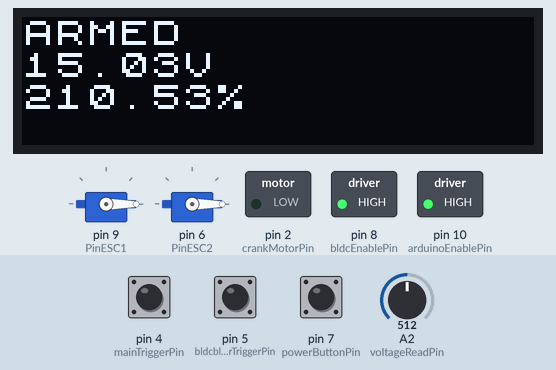
Recording of a sketch running on a simulated Arduino Uno, built with avr-gcc and run on an emulated ATmega328P. On the bench: 128×32 one-colour display, 2 × servo, switched loads named in the sketch (green lamp = pin HIGH). The test bench sets the inputs (shaded band); at power-on: A2 (voltageReadPin) = 512, pin 7 (powerButtonPin) HIGH, pin 4 (mainTriggerPin) HIGH, pin 5 (bldcbldcMotorTriggerPin) HIGH.

Above: at 2.3 s.
2.4 s: A2 (voltageReadPin) set to 369
At 3.3 s:
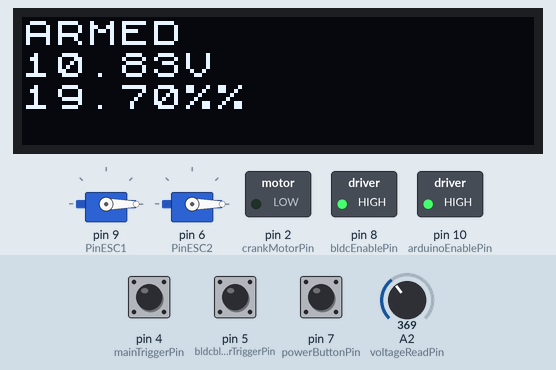
3.9 s: A2 (voltageReadPin) set to 340
At 4.9 s:
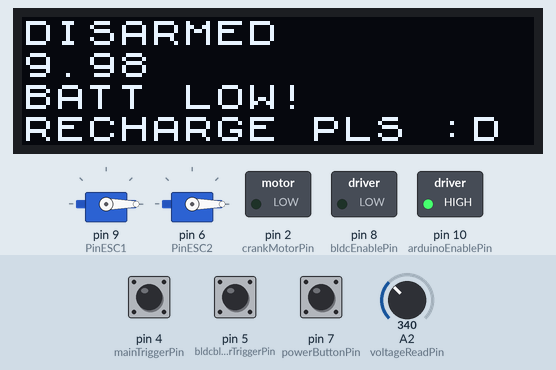
5.6 s: A2 (voltageReadPin) set to 511
8.6 s: pin 7 (powerButtonPin) pulled LOW for 3.2 s
At 12.6 s:
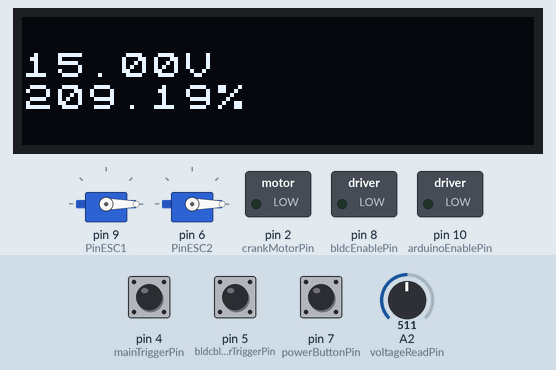
13.3 s: pin 7 (powerButtonPin) pulled LOW for 0.15 s
At 13.44 s:
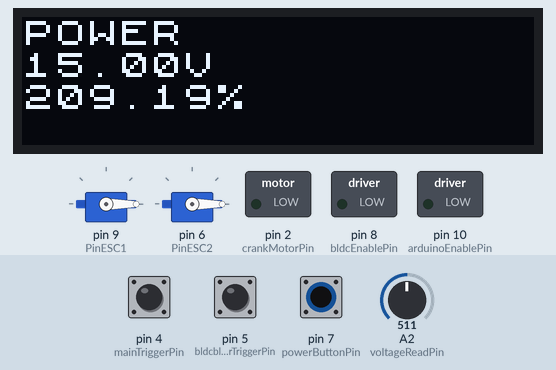
14.9 s: pin 4 (mainTriggerPin) pulled LOW for 0.15 s
At 32.0 s:
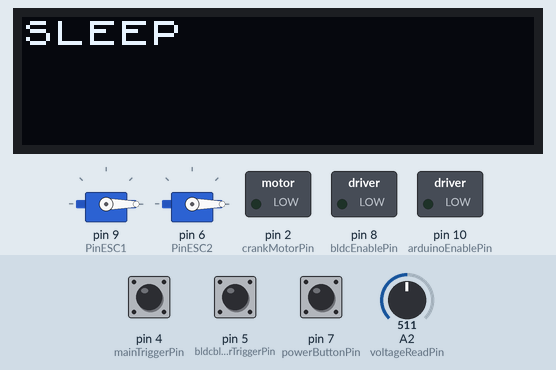
Timing chart, 0 to 32.6 s (numbered marks = the images above; inputs shaded):
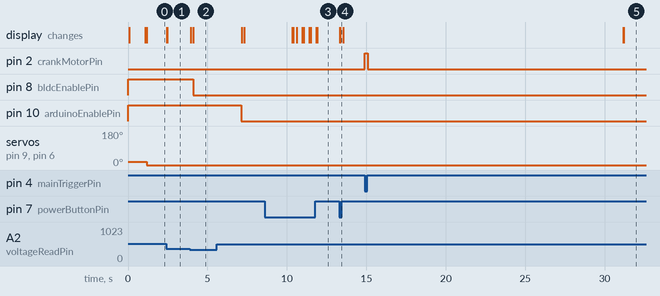

The sketch:

v0.1Alpha.ino
```cpp
#define PinESC1 9 // ESC must use PWM
#define PinESC2 6

#define powerButtonPin 7
#define bldcbldcMotorTriggerPin 5
#define mainTriggerPin 4
#define crankMotorPin 2


#define arduinoEnablePin 10
#define bldcEnablePin 8

#define initialArmingSpeed 10 // percentage (0-180)
#define voltageReadPin A2
#define minBatteryVoltage 10.4 // Going beyond 9.6 will damange LiPo battery(3S)
#define maxBatteryVoltage 12.6

#define bldcSleepTime 30000 // BLDC auto shut off time in milliseconds

#include <Servo.h>
#include <Arduino.h>
#include <U8x8lib.h>

U8X8_SSD1306_128X32_UNIVISION_SW_I2C u8x8(/* clock=*/ SCL, /* data=*/ SDA, /* reset=*/ U8X8_PIN_NONE);

Servo ESC;
Servo ESC1;

float batteryVoltage;
int powerButtonPressedAt;
unsigned long startTime;

void arm() {
	setSpeed(initialArmingSpeed); // Sets speed variable
	delay(1000);
}

void setSpeed(int speed) {
	int angle = map(speed, 0, 100, 0, 180); // Sets servo positions to different speeds
	ESC.write(angle);
	ESC1.write(angle);
}

float getBatteryVoltage(){
	return ((analogRead(voltageReadPin)* 6.02) / 1024.0)/ (6560.0/(26200.0+6560.0));
}

float getBatteryPercentage(float batteryVoltage){
	return ((batteryVoltage - minBatteryVoltage)/(maxBatteryVoltage - minBatteryVoltage) * 100);
}

void setup() {
	pinMode(powerButtonPin, INPUT_PULLUP);
	pinMode(arduinoEnablePin,OUTPUT);
	u8x8.begin();
	u8x8.setPowerSave(0);
	u8x8.setFont(u8x8_font_chroma48medium8_u);

	while (getBatteryVoltage() <= minBatteryVoltage ){
		u8x8.clear(); u8x8.print(F("LOW BATT!"));
		u8x8.setCursor(0,1);
		u8x8.print(getBatteryVoltage());
		u8x8.print(" VOLTS");
		u8x8.setCursor(0,2);
		u8x8.print(F("RECHARGE PLS :D"));
		delay(3000);
		digitalWrite(arduinoEnablePin,LOW);
	}

	digitalWrite(arduinoEnablePin,HIGH);
	pinMode(bldcEnablePin , OUTPUT);
	digitalWrite(bldcEnablePin , HIGH);

	u8x8.setCursor(0,0);
	u8x8.print(F("ESC INIT"));

	//Serial.begin(9600);
	//Serial.print("ESC INIT");

	ESC.attach(PinESC1); // Adds ESC to D3 pin.
	ESC1.attach(PinESC2);
	arm();

	pinMode(bldcbldcMotorTriggerPin, INPUT_PULLUP);
	pinMode(mainTriggerPin, INPUT_PULLUP);
	pinMode(crankMotorPin, OUTPUT);

	u8x8.clear();
	u8x8.print(F("ARMED"));
	startTime = millis();

}

void loop() {

	if ((millis()- startTime) > bldcSleepTime) {
		digitalWrite(bldcEnablePin , LOW);
		u8x8.clear();
		u8x8.print(F("SLEEP"));
		while( digitalRead(bldcbldcMotorTriggerPin) != LOW){
		}
		startTime=millis();
		u8x8.clear();
		u8x8.print(F("POWERING UP..."));
		digitalWrite(bldcEnablePin , HIGH);
		arm();
		u8x8.clear();
		u8x8.print(F("ARMED"));
	}

	batteryVoltage = getBatteryVoltage();
	while (batteryVoltage <= minBatteryVoltage ){
		u8x8.clear();
		u8x8.setCursor(0,0);
		u8x8.print(F("DISARMED"));
		u8x8.setCursor(0,1);
		u8x8.print(batteryVoltage);
		u8x8.setCursor(0,2);
		u8x8.print(F("BATT LOW!"));
		u8x8.setCursor(0,3);
		u8x8.print(F("RECHARGE PLS :D"));
		digitalWrite(bldcEnablePin , LOW);
		batteryVoltage = getBatteryVoltage();
		delay(3000);
		digitalWrite(arduinoEnablePin,LOW);
	}
	u8x8.setCursor(0,1);
	u8x8.print(batteryVoltage);
	//u8x8.setCursor(0,5);
	u8x8.print(F("V"));
	u8x8.setCursor(0,2);
	u8x8.print(getBatteryPercentage(batteryVoltage));
	u8x8.print(F("%"));
	// //Serial.println(speed);

	if (digitalRead(bldcbldcMotorTriggerPin) == LOW) {
		startTime = millis();
		setSpeed(83);
		//Serial.println("Motor_spin");
	} else {
		setSpeed(0);
	}

	if (digitalRead(mainTriggerPin)==LOW) {
		digitalWrite(crankMotorPin, HIGH);
		//Serial.println("Main trigger");
	} else {
		digitalWrite(crankMotorPin, LOW);
	}

	if (digitalRead(powerButtonPin)==LOW){
		// TODO
		u8x8.setCursor(0,0);
		u8x8.print("POWER");
		delay(100);
		u8x8.clear();
	}
	//Serial.println("IDLE");
}
```

Measured:
- the behaviour switches between 355 and 354 on A2 (voltageReadPin) (found by bisection; images 1 and 2)
- after the input at 2.4 s, the display: first changes at once (image 1 shows a later state)
- after the input at 3.9 s, pin 8 (bldcEnablePin): HIGH → LOW after 0.22 s; the display: first changes at once (image 2 shows a later state)
- after the input at 13.3 s, the display: first changes at once (image 4 shows a later state)
- after the input at 14.9 s, pin 2 (crankMotorPin): LOW → HIGH at once, → LOW 0.19 s later
